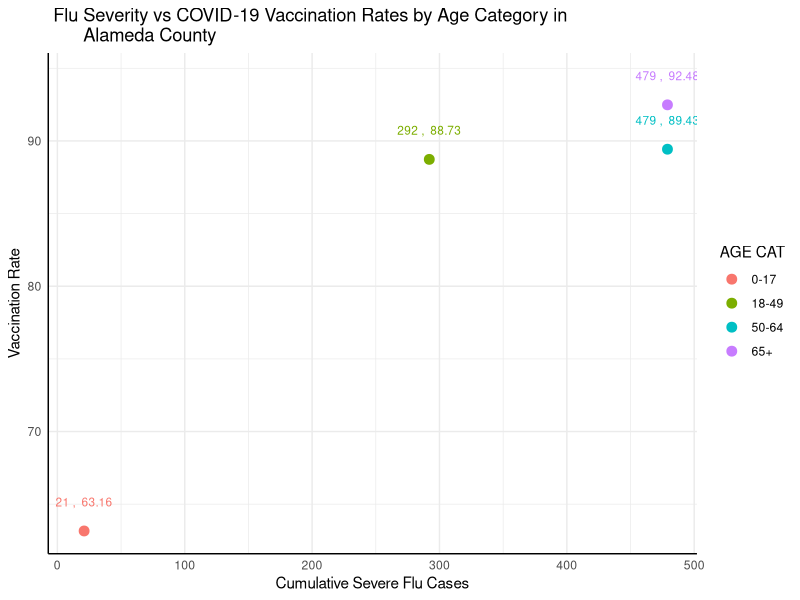

The R script that drew this image: (Note: this script raises an error after producing the figure.)
## ---- chunk 1
# First we are adding all the packages that are needed to create the visualizations and importing the final dataset. 

library(readr)
library(tidyverse)
library(dplyr)
library(knitr)
library(kableExtra)
library(ggplot2)
## ---- chunk 2
# In the below code chunk we are importing the 3 datasets provided for this scenario. Since # the datasets are in a .csv format we are using the read_csv() command from the readr 
# package.

final_data <- read_csv("./Final_aggregated_data_Milestone4.csv")

final_data_renamed <- rename_with(final_data,
                      ~ toupper(
                        gsub("_",
                             " ",
                             .x,
                             fixed = TRUE)
                      ))

print(final_data_renamed)
## ---- chunk 3

# Remove the 12th column from final_data_renamed
final_clean_data <- final_data_renamed[,-12]

# Rename the "COUNTY NAME.X" column to "COUNTY NAME"
final_clean_data <- final_clean_data %>%
  rename(`COUNTY NAME` = `COUNTY NAME.X`)
print(final_clean_data)
## ---- chunk 4

ggplot(final_clean_data, aes(x = `CUMULATIVE SEVERE`, y = `VACCINATION RATE`, color = `AGE CAT`)) +
  geom_point(size = 3) +  # Adjust the size of the points as needed
  geom_text(aes(label = paste(round(`CUMULATIVE SEVERE`, 2), ", ", round(`VACCINATION RATE`, 2))),
            position = position_nudge(y = 2), size = 3, show.legend = FALSE) +  # Nudge labels up
  geom_text(data = subset(final_clean_data, `AGE CAT` == "0-17"),
            aes(label = paste(round(`CUMULATIVE SEVERE`, 2), ", ", round(`VACCINATION RATE`, 2))),
            position = position_nudge(x = -5), size = 3, show.legend = FALSE, hjust = 5) +  # Move label to the left
  labs(title = " Flu Severity vs COVID-19 Vaccination Rates by Age Category in 
       Alameda County",
       x = "Cumulative Severe Flu Cases",
       y = "Vaccination Rate") +
  theme_minimal() + theme(axis.line = element_line(size = 0.5))

## ---- chunk 5

new_kable <- kable(data_renamed, format = "markdown", caption = "Influenza Cases and COVID-19 Vaccination Data from Alameda County Second Quarter 2023", align = "c", booktabs = TRUE) %>%
  kable_styling(latex_options = c("striped", "hold_position"), full_width = FALSE)

add_footnote(
  new_kable,
  label = c("This table shows a variety of statistics pertaining to influenza (flu) cases and COVID-19 vaccination in Alameda County in the second quarter of calendar year 2023."),
  notation = "alphabet",
  threeparttable = FALSE,
  escape = TRUE)
